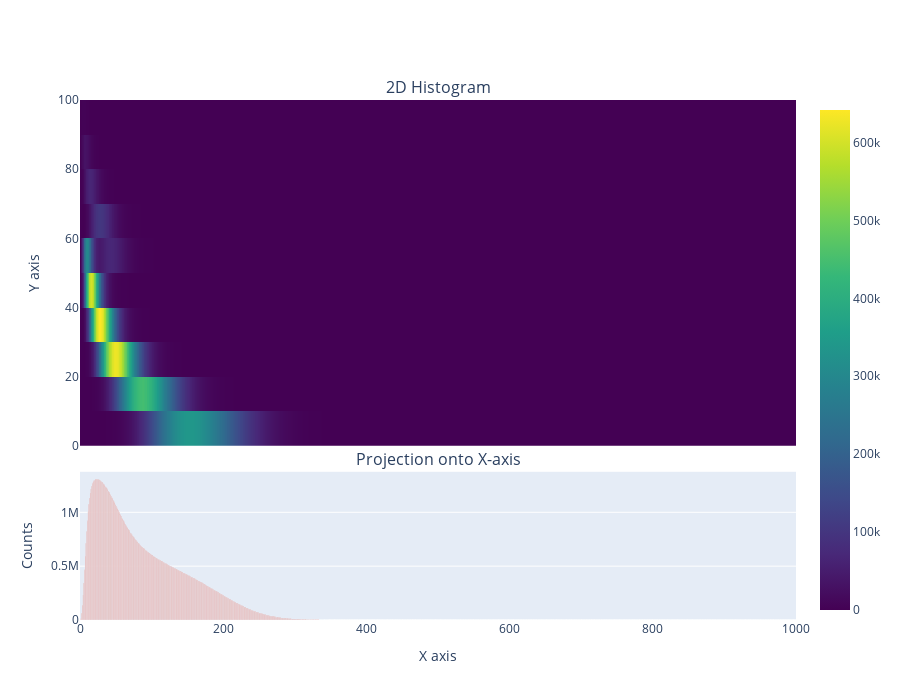

Notebook cell for this chart:
### Code cell
import numpy as np
import plotly.graph_objects as go
from plotly.subplots import make_subplots

# Assuming hist2d is already defined, e.g.:
hist2d = hists_read[0][type_loc]

# Extract bin info
nbins_x = hist2d.GetNbinsX()
nbins_y = hist2d.GetNbinsY()

# Axis bin centers
x_centers = [hist2d.GetXaxis().GetBinCenter(i+1) for i in range(nbins_x)]
y_centers = [hist2d.GetYaxis().GetBinCenter(j+1) for j in range(nbins_y)]

# Z content: shape (nbins_y, nbins_x) for Plotly
z_content = np.array([[hist2d.GetBinContent(i+1, j+1) 
                       for i in range(nbins_x)] for j in range(nbins_y)])

# Projection onto X: sum along Y for each X bin
proj_x = np.sum(z_content, axis=0)

# --- Create subplots: 2 rows ---
fig = make_subplots(
    rows=2, cols=1,
    shared_xaxes=True,  # ✅ correct
    row_heights=[0.7, 0.3],
    vertical_spacing=0.05,
    subplot_titles=("2D Histogram", "Projection onto X-axis")
)


# Add 2D heatmap
fig.add_trace(
    go.Heatmap(
        x=x_centers,
        y=y_centers,
        z=z_content,
        coloraxis="coloraxis"
    ),
    row=1, col=1
)

# Add 1D X projection
fig.add_trace(
    go.Bar(
        x=x_centers,
        y=proj_x,
        name="X Projection"
    ),
    row=2, col=1
)

# Layout
fig.update_layout(
    height=700,
    width=900,
    coloraxis={"colorscale": "Viridis"},
    xaxis2_title="X axis",
    yaxis1_title="Y axis",
    yaxis2_title="Counts",
    showlegend=False
)

fig.show()

### Figure 1 — Plotly figure (JSON) as saved in the notebook; plotly's stock layout.template omitted (floating-point values rounded to 4 significant figures; data arrays with more than 128 entries replaced by an {"elided": "..."} marker saying what was removed)
{"data": [{"coloraxis": "coloraxis", "type": "heatmap", "x": {"elided": "1000 float values"}, "xaxis": "x", "y": [5, 15, 25, 35, 45, 55, 65, 75, 85, 95], "yaxis": "y", "z": {"elided": "10x1000 int values"}}, {"name": "X Projection", "type": "bar", "x": {"elided": "1000 float values"}, "xaxis": "x2", "y": {"elided": "1000 int values"}, "yaxis": "y2"}], "layout": {"annotations": [{"font": {"size": 16}, "showarrow": false, "text": "2D Histogram", "x": 0.5, "xanchor": "center", "xref": "paper", "y": 1.0, "yanchor": "bottom", "yref": "paper"}, {"font": {"size": 16}, "showarrow": false, "text": "Projection onto X-axis", "x": 0.5, "xanchor": "center", "xref": "paper", "y": 0.285, "yanchor": "bottom", "yref": "paper"}], "coloraxis": {"colorscale": [[0, "#440154"], [0.1111, "#482878"], [0.2222, "#3e4989"], [0.3333, "#31688e"], [0.4444, "#26828e"], [0.5556, "#1f9e89"], [0.6667, "#35b779"], [0.7778, "#6ece58"], [0.8889, "#b5de2b"], [1, "#fde725"]]}, "height": 700, "showlegend": false, "width": 900, "xaxis": {"anchor": "y", "domain": [0, 1], "matches": "x2", "showticklabels": false}, "xaxis2": {"anchor": "y2", "domain": [0, 1], "title": {"text": "X axis"}}, "yaxis": {"anchor": "x", "domain": [0.335, 1.0], "title": {"text": "Y axis"}}, "yaxis2": {"anchor": "x2", "domain": [0, 0.285], "title": {"text": "Counts"}}}}
